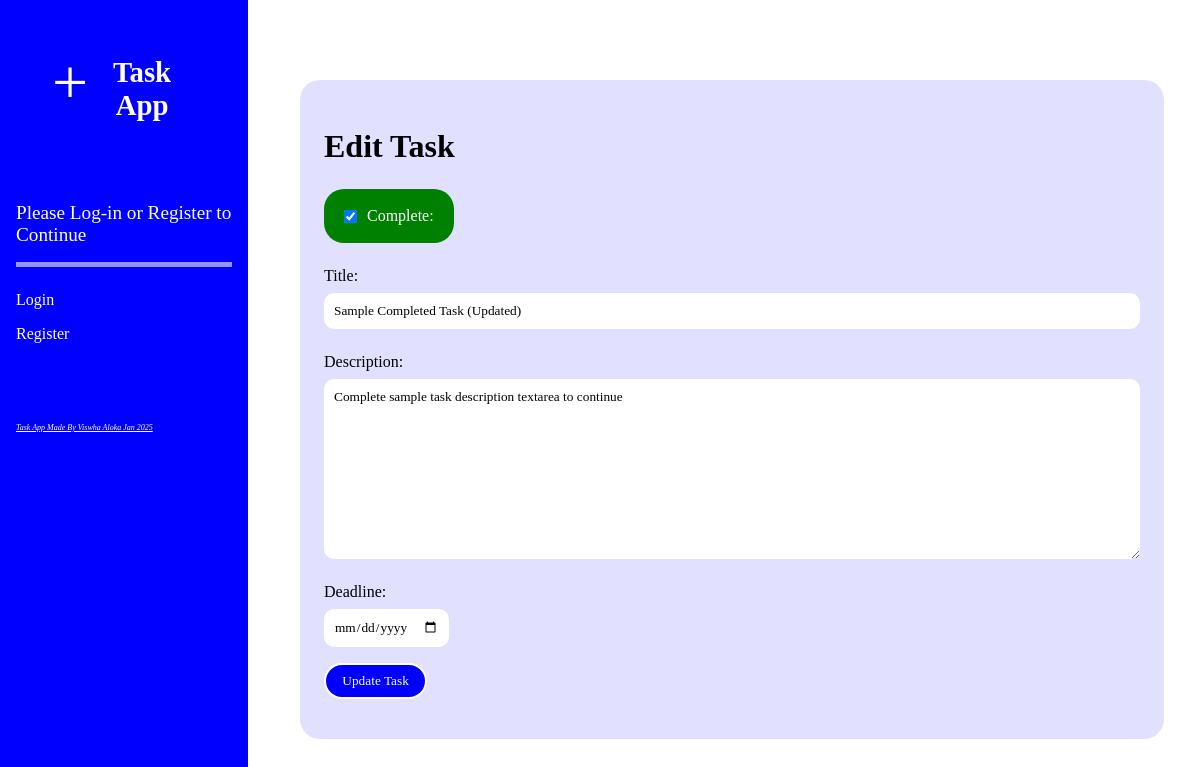
Page /edit/10 on the committed database.
### app/models.py (models this page shows, shortened)
class AppTask(models.Model):
    title = models.CharField(max_length=200)
    description = models.TextField(blank=True)
    complete = models.BooleanField(default=False)
    created = models.DateTimeField(auto_now_add=True)
    deadline = models.DateField(null=True, blank=True)
    user = models.ForeignKey(User, on_delete=models.CASCADE)

### app/views.py (the view, shortened to what this page needs)
# urls.py: path('edit/<int:pk>', TaskUpdateView.as_view(), name='app-edit'),
class TaskUpdateView(UpdateView):
    model = AppTask
    template_name = 'app/task_update.html'
    context_object_name = 'tasks'
    form_class = TaskFormUpdate

### app/forms.py
class TaskFormUpdate(forms.ModelForm):
    class Meta:
        model = AppTask
        fields = ['complete','title', 'description', 'deadline']
        widgets = {
            'deadline': forms.DateTimeInput(attrs={'type': 'date'}),
        }

### app/templates/app/task_update.html (shortened to what this page needs)
{% extends "app/base.html" %}
{% block content %}
    <div class = "add-task task-edit">
        <form method="POST">
            <h1>Edit Task</h1>
            <fieldset class="form-group">
                    {{form}}
                </fieldset>
            <div class="form-group">
                <button class="log-in" type="submit">Update Task</button>
            </div>
    </div>
{% endblock content %}

### app/static/app/style.css (style rules this page uses)
* { padding: 0%; margin: 0%; font-family: DefaultFont; text-decoration: none; }
body { display: flex; flex-direction: row; }
.content h1 { padding-bottom: 5vh; }
.content input { background-color: #ff4a75; }
.add-task form { width:100%; margin-top: 0; border: none; background-color: #e1e1ff; padding: 5vh 2vw; border-radius: 20px; }
fieldset { border: none; }
.add-task form h1 { text-align: left; margin: 1vh 0; padding: 0; color: #000000; }
.add-task fieldset div { display: flex; flex-direction: column; margin: 2vh 0; }
.add-task fieldset label { color: #000000; margin: 1vh 0; }
.add-task fieldset input { padding: 10px; border-radius: 10px; border: none; background-color: #ffffff; }
.add-task fieldset textarea { padding: 10px; border-radius: 10px; max-width: 100%; border: none; background-color: #ffffff; }
.add-task form button { padding: 1% 2%; border-radius: 20px; border: 2px solid white; color: rgb(255, 255, 255); background-color: blue; }
.add-task fieldset div:last-child { width: max-content; }
.task-edit #id_complete { text-align: left; width: max-content; padding: 10px; background-color: #000; }
.task-edit fieldset div:first-child { display:flex ; flex-direction: row-reverse; gap: 10px; padding:10px 20px; align-items: center; background-color: green; width: max-content; border-radius: 20px; }
.task-edit fieldset div:first-child label { color: #fff; }

### rows in the picture
AppTask: complete "☑", title "Sample Completed Task (Updated)", description "Complete sample task description textarea to continue"
